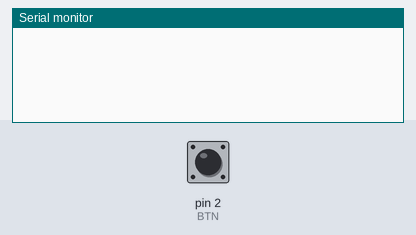
The sketch below on a simulated Arduino Uno, built with avr-gcc and run on an emulated ATmega328P. Shown: the last lines printed to the serial monitor. The inputs (shaded band) are chosen by the test bench; at power-on: pin 2 (BTN) LOW.

Above: at 1.2 s.
1.3 s: pin 2 (BTN) pulled HIGH for 0.15 s
At 1.43 s:
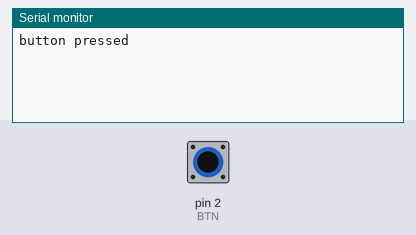
At 1.8 s:
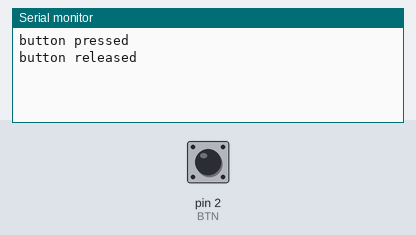

Measured:
- after the input at 1.3 s, the serial monitor: prints a new line at once (image 1)

The sketch:

16_debounce_button.ino
```cpp
#define BTN 2

unsigned long lastTimeButtonChanged = millis();
unsigned long debounceDelay = 40;

bool buttonState = LOW;

void setup() {
  Serial.begin(115200);
  pinMode(BTN, INPUT);
}

void loop() {
  unsigned long timeNow = millis();
  if(timeNow - lastTimeButtonChanged > debounceDelay){
    bool newButtonState = digitalRead(BTN);
    if(newButtonState != buttonState){
      lastTimeButtonChanged = timeNow;
      buttonState = newButtonState;
      if(buttonState == HIGH){
        Serial.println("button pressed");
      }else{
        Serial.println("button released");
      }
    }
  }
}
```
